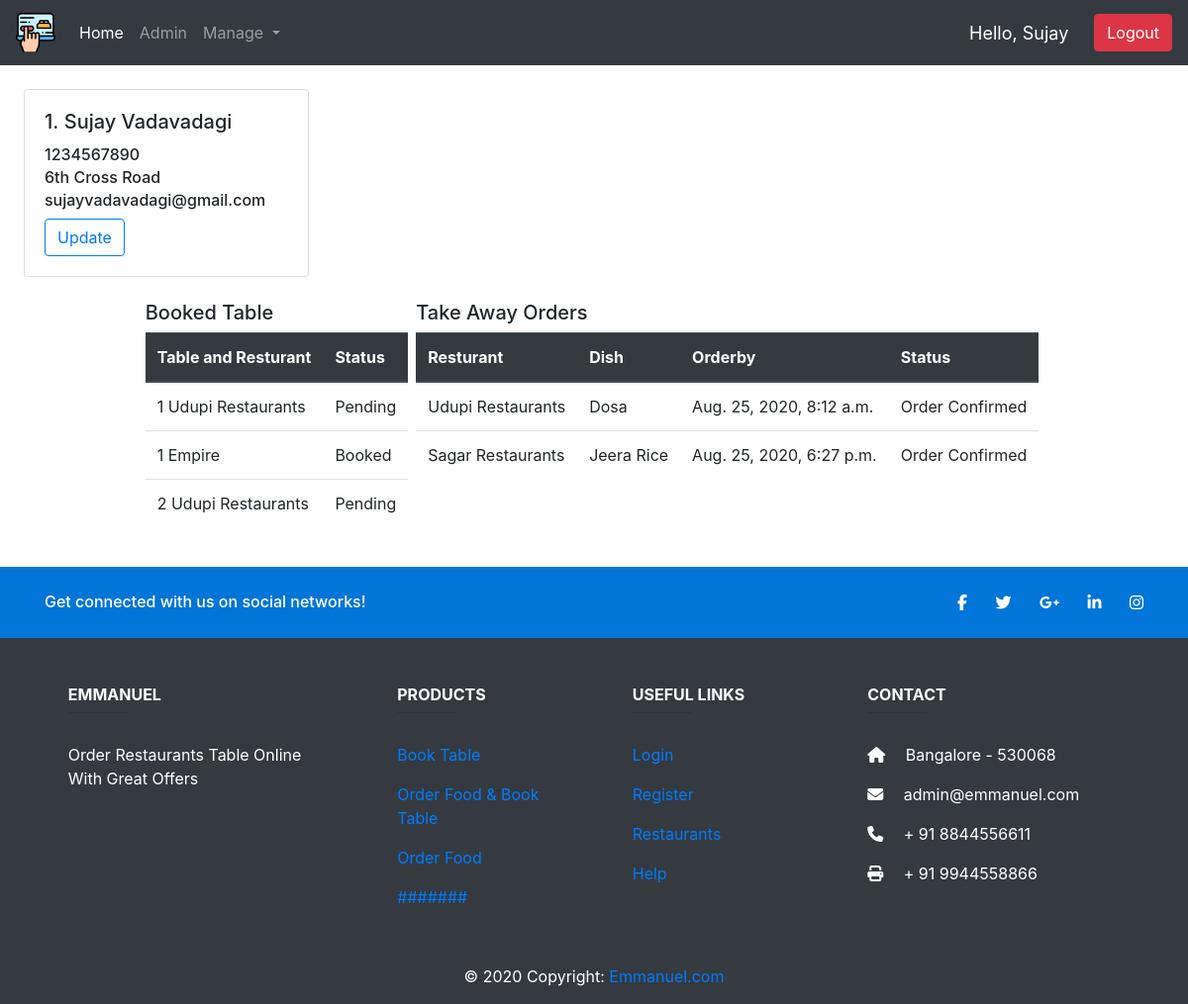
Screenshot of /admindash/show_cust/1 (signed in) with the database file from the repository.
### tablebooking/models.py (models this page shows, shortened)
class Customer(models.Model):
    slno = models.IntegerField(null=True)
    name = models.CharField(max_length=200, null=True)
    rmn = models.IntegerField(null=True)
    address = models.CharField(max_length=200, null=True)
    email = models.EmailField(max_length=200, null=True)

class BookTable(models.Model):
    STATUS = (
        ('Booked', 'Booked'),
        ('Pending', 'Pending'),
        ('Cancelled', 'Cancelled'),
    )
    customer = models.ForeignKey(Customer, null=True, on_delete=models.SET_NULL)
    restaurant = models.ForeignKey(Restaurant, null=True, on_delete=models.SET_NULL)
    tables = models.ForeignKey(Resttab, null=True, on_delete=models.SET_NULL)
    status = models.CharField(max_length=100,null=True,choices=STATUS)

class Resttab(models.Model):
    rname = models.ForeignKey(Restaurant, null=True, on_delete=models.SET_NULL)
    tnum = models.IntegerField(null=True)
    def __str__(self):
        rest=str(self.rname)
        return str(self.tnum) +" "+ rest

class Restaurant(models.Model):
    slno = models.IntegerField(null=True)
    name = models.CharField(max_length=200, null=True)
    rmn = models.IntegerField(null=True)
    address = models.CharField(max_length=200, null=True)
    email = models.EmailField(max_length=200, null=True)
    def __str__(self):
        return self.name

class OrdersDish(models.Model):
    STATUS = (
        ('Order Confirmed', 'Order Confirmed'),
        ('Order Pending', 'Order Pending'),
        ('Order Cancelled', 'Order Cancelled'),
    )
    customer = models.ForeignKey(Customer, null=True, on_delete=models.SET_NULL)
    restaurant = models.ForeignKey(Restaurant, null=True, on_delete=models.SET_NULL)
    dish = models.ForeignKey(Dishes, null=True, on_delete=models.SET_NULL)
    orderby = models.DateTimeField(auto_now_add=True, null=True)
    status = models.CharField(max_length=100, null=True, choices=STATUS)

class Dishes(models.Model):
    rname = models.ForeignKey(Restaurant, null=True, on_delete=models.SET_NULL)
    dname = models.CharField(max_length=200, null=True)
    price = models.IntegerField(null=True)
    def __str__(self):
        return self.dname

### tablebooking/decorators.py (the view)
        def wrapper_func(request, *args, **kwargs):
            group = None
            if request.user.groups.exists():
                group = request.user.groups.all()[0].name
            if group in allowed_roles:
                return view_func(request, *args, **kwargs)
            else:
                return HttpResponse('YOU ARE NOT AUTHORIZED TO VIEW THIS PAGE')

### tablebooking/views.py (called while the page is built)
@login_required(login_url='login')
@allowed_users(allowed_roles=['admin'])
def view_cust(request, pk):
    customers = Customer.objects.get(id=pk)
    torders = (customers.booktable_set.all())
    porders = (customers.ordersdish_set.all())
    context = {'customers': customers, 'torders': torders, 'porders': porders}
    return render(request, 'admindash/view_cust.html', context)

### tablebooking/templates/admindash/view_cust.html
{% extends 'admindash/base.html' %}
{% block content %}
<div class="card mx-4 my-4" style="width: 18rem;">
    <div class="card-body">
      <h5 class="card-title">{{customers.slno}}.&nbsp;{{customers.name}}</h5>
      <h6 class="card-subtitle mt-1">{{customers.rmn}}</h6>
      <h6 class="card-subtitle mt-1">{{customers.address}}</h6>
      <h6 class="card-subtitle mt-1">{{customers.email}}</h6>
      <a href="#" class="btn btn-outline-primary mt-2">Update</a>
    </div>
  </div>
<div style="display: flex; flex-wrap: wrap; justify-content: center;">
<div class="ml-1">
    <h5>Booked Table</h5>
  <table class="table">
    <thead class="thead-dark">
      <tr>
        <th scope="col">Table and Resturant</th>
        <th scope="col">Status</th>
      </tr>
    </thead>
    <tbody>
      {% for i in torders %}
      <tr>
        <td>{{i.tables}}</td>
        <td>{{i.status}}</td>
      </tr>
    {% endfor %}
    </tbody>
  </table>
</div>
<div class="ml-2 mr-2">
    <h5>Take Away Orders</h5>
  <table class="table">
    <thead class="thead-dark">
      <tr>
        <th scope="col">Resturant</th>
        <th scope="col">Dish</th>
        <th scope="col">Orderby</th>
        <th scope="col">Status</th>
      </tr>
    </thead>
    <tbody>
      {% for i in porders %}
      <tr>
        <td>{{i.restaurant}}</td>
        <td>{{i.dish}}</td>
        <td>{{i.orderby}}</td>
        <td>{{i.status}}</td>
      </tr>
    {% endfor %}
    </tbody>
  </table>
</div>
</div>
{% endblock %}

### tablebooking/templates/admindash/base.html (shortened to what this page needs)
{% load static %}
<!doctype html>
<html lang="en">
<head>
    <link rel="stylesheet" href="https://stackpath.bootstrapcdn.com/bootstrap/4.5.2/css/bootstrap.min.css"
>
    <link rel="stylesheet" href="https://cdnjs.cloudflare.com/ajax/libs/font-awesome/4.7.0/css/font-awesome.min.css">
</head>
<body>
    <nav class="navbar navbar-expand-lg navbar-dark bg-dark">
        <a class="navbar-brand" href="#"><img src="{% static 'img/laptop.png' %}" alt="Logo"
                style="height: 40px; width: 40px;"></a>
        <div class="collapse navbar-collapse" id="navbarSupportedContent">
            <ul class="navbar-nav mr-auto">
                <li class="nav-item active">
                    <a class="nav-link" href="/">Home <span class="sr-only">(current)</span></a>
                </li>
                {% if request.user.is_staff %}
                <li class="nav-item">
                    <a class="nav-link" href="/admindash">Admin</a>
                </li>
                <li class="nav-item dropdown">
                    <a class="nav-link dropdown-toggle" href="#" id="navbarDropdown" role="button"
                        data-toggle="dropdown" aria-haspopup="true" aria-expanded="false">
                        Manage
                    </a>
                </li>
                {% endif %}
            </ul>
            <span class="form-inline my-2 my-lg-0">
                <span class="nav-link" style="color: white; font-size: 18px; margin-right: 10px;">Hello, {{request.user|capfirst}}</span>
                <a class="btn btn-danger" href="{% url 'logout' %}">Logout</a>
            </span>
        </div>
    </nav>
    {% block content %}
    {% endblock %}
    <footer class="page-footer font-small bg-dark mt-4" style="color: white;">
        <div style="background-color: #0275d8;">
            <div class="container">
                <div class="row py-4 d-flex align-items-center">
                    <div class="col-md-6 col-lg-5 text-center text-md-left mb-4 mb-md-0">
                        <h6 class="mb-0">Get connected with us on social networks!</h6>
                    </div>
                    <div class="col-md-6 col-lg-7 text-center text-md-right">
                        <a class="fb-ic">
                            <i class="fab fa-facebook-f white-text mr-4" style="color: white;"> </i>
                        </a>
                        <a class="tw-ic">
                            <i class="fab fa-twitter white-text mr-4" style="color: white;"> </i>
                        </a>
                        <a class="gplus-ic">
                            <i class="fab fa-google-plus-g white-text mr-4" style="color: white;"> </i>
                        </a>
                        <a class="li-ic">
                            <i class="fab fa-linkedin-in white-text mr-4" style="color: white;"> </i>
                        </a>
                        <a class="ins-ic">
                            <i class="fab fa-instagram white-text" style="color: white;"> </i>
                        </a>
                    </div>
                </div>
            </div>
        </div>
        <div class="container text-center text-md-left mt-5">
            <div class="row mt-3">
                <div class="col-md-3 col-lg-4 col-xl-3 mx-auto mb-4">
                    <h6 class="text-uppercase font-weight-bold">Emmanuel</h6>
                    <hr class="deep-purple accent-2 mb-4 mt-0 d-inline-block mx-auto" style="width: 60px;">
                    <p>Order Restaurants Table Online With Great Offers </p>
                </div>
                <div class="col-md-2 col-lg-2 col-xl-2 mx-auto mb-4">
                    <h6 class="text-uppercase font-weight-bold">Products</h6>
                    <hr class="deep-purple accent-2 mb-4 mt-0 d-inline-block mx-auto" style="width: 60px;">
                    <p>
                        <a href="#!">Book Table</a>
                    </p>
                    <p>
                        <a href="#!">Order Food & Book Table</a>
                    </p>
                    <p>
                        <a href="#!">Order Food</a>
                    </p>
                    <p>
                        <a href="#!">#######</a>
                    </p>
                </div>
                <div class="col-md-3 col-lg-2 col-xl-2 mx-auto mb-4">
                    <h6 class="text-uppercase font-weight-bold">Useful links</h6>
                    <hr class="deep-purple accent-2 mb-4 mt-0 d-inline-block mx-auto" style="width: 60px;">
                    <p>
                        <a href="#!">Login</a>
                    </p>
                    <p>
                        <a href="#!">Register</a>
                    </p>
                    <p>
                        <a href="#!">Restaurants</a>
                    </p>
                    <p>
                        <a href="#!">Help</a>
                    </p>
                </div>
                <div class="col-md-4 col-lg-3 col-xl-3 mx-auto mb-md-0 mb-4">
                    <h6 class="text-uppercase font-weight-bold">Contact</h6>
                    <hr class="deep-purple accent-2 mb-4 mt-0 d-inline-block mx-auto" style="width: 60px;">
                    <p>
                        <i class="fas fa-home mr-3"></i> Bangalore - 530068</p>
                    <p>
                        <i class="fas fa-envelope mr-3"></i> admin@emmanuel.com</p>
                    <p>
                        <i class="fas fa-phone mr-3"></i> + 91 8844556611</p>
                    <p>
                        <i class="fas fa-print mr-3"></i> + 91 9944558866</p>
                </div>
            </div>
        </div>
        <div class="footer-copyright text-center py-3">© 2020 Copyright:
            <a href=""> Emmanuel.com</a>
        </div>
    </footer>
</body>
</html>

### rows the page displays
Customer: slno "1", name "Sujay Vadavadagi", rmn "1234567890", address "6th Cross Road", email "sujayvadavadagi@gmail.com"
BookTable: tables "1 Udupi Restaurants", status "Pending"
BookTable: tables "1 Empire", status "Booked"
BookTable: tables "2 Udupi Restaurants", status "Pending"
OrdersDish: restaurant "Udupi Restaurants", dish "Dosa", orderby "Aug. 25, 2020, 8:12 a.m.", status "Order Confirmed"
OrdersDish: restaurant "Sagar Restaurants", dish "Jeera Rice", orderby "Aug. 25, 2020, 6:27 p.m.", status "Order Confirmed"

### other values shown
{{ request.user|capfirst }} "Sujay"
